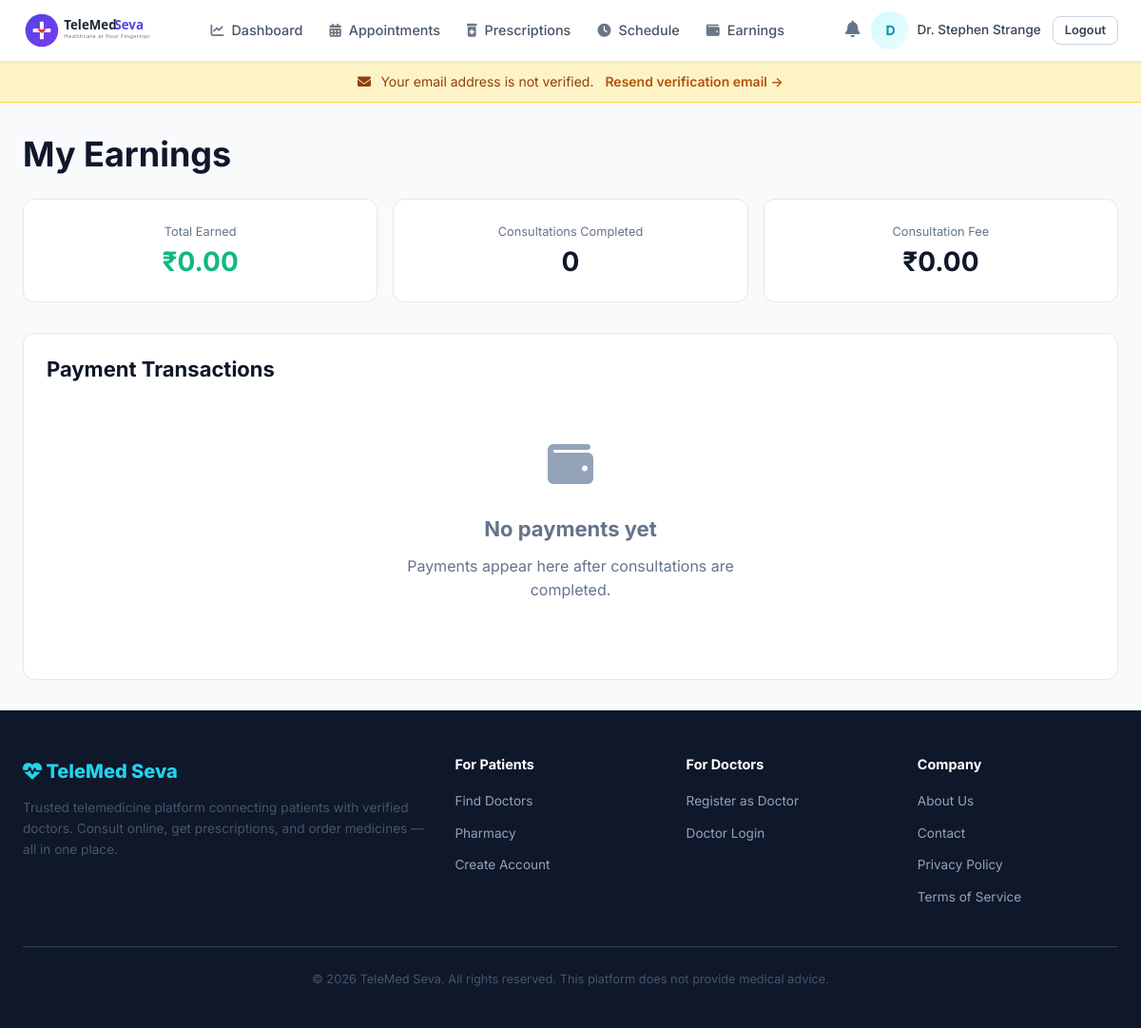
The page /doctor/earnings (signed in) on the database its author committed.
### app/models/user.py (models this page shows, shortened)
class User(UserMixin, db.Model):
    __tablename__ = 'users'
    id = db.Column(db.Integer, primary_key=True)
    email = db.Column(db.String(255), unique=True, nullable=False, index=True)
    password_hash = db.Column(db.String(256), nullable=False)
    role = db.Column(db.Enum(UserRole), nullable=False, default=UserRole.PATIENT)
    is_active = db.Column(db.Boolean, default=True, nullable=False)
    email_verified = db.Column(db.Boolean, default=False, nullable=False)
    created_at = db.Column(db.DateTime, default=lambda: datetime.now(timezone.utc), nullable=False)
    updated_at = db.Column(
        db.DateTime,
        default=lambda: datetime.now(timezone.utc),
        onupdate=lambda: datetime.now(timezone.utc),
    )
    last_login_at = db.Column(db.DateTime)
    last_login_ip = db.Column(db.String(45))
    patient_profile = db.relationship(
        'PatientProfile', backref='user', uselist=False, cascade='all, delete-orphan'
    )
    doctor_profile = db.relationship(
        'DoctorProfile', backref='user', uselist=False, cascade='all, delete-orphan'
    )
    addresses = db.relationship('Address', backref='user', lazy='dynamic', cascade='all, delete-orphan')
    notifications = db.relationship('Notification', backref='user', lazy='dynamic', cascade='all, delete-orphan')
    @property
    def display_name(self):
        if self.role == UserRole.PATIENT and self.patient_profile:
            return self.patient_profile.full_name
        if self.role == UserRole.DOCTOR and self.doctor_profile:
            return f'Dr. {self.doctor_profile.full_name}'
        return self.email.split('@')[0]
    @property
    def avatar_url(self):
        profile = self.patient_profile or self.doctor_profile
        if profile and profile.avatar:
            return f'/uploads/avatars/{profile.avatar}'
        return None

class DoctorProfile(db.Model):
    __tablename__ = 'doctor_profiles'
    id = db.Column(db.Integer, primary_key=True)
    user_id = db.Column(db.Integer, db.ForeignKey('users.id', ondelete='CASCADE'), unique=True, nullable=False)
    first_name = db.Column(db.String(100), nullable=False)
    last_name = db.Column(db.String(100), nullable=False)
    phone = db.Column(db.String(20))
    avatar = db.Column(db.String(255))
    specialty_id = db.Column(db.Integer, db.ForeignKey('specialties.id'), nullable=True)
    qualifications = db.Column(db.String(500))
    registration_number = db.Column(db.String(100))
    experience_years = db.Column(db.Integer, default=0)
    bio = db.Column(db.Text)
    languages = db.Column(db.String(300))
    consultation_fee = db.Column(db.Numeric(10, 2), default=0)
    consultation_duration = db.Column(db.Integer, default=30)  # minutes
    is_verified = db.Column(db.Boolean, default=False, nullable=False)
    is_available = db.Column(db.Boolean, default=True, nullable=False)
    created_at = db.Column(db.DateTime, default=lambda: datetime.now(timezone.utc), nullable=False)
    updated_at = db.Column(
        db.DateTime,
        default=lambda: datetime.now(timezone.utc),
        onupdate=lambda: datetime.now(timezone.utc),
    )
    specialty = db.relationship('Specialty', backref='doctors')
    verification = db.relationship(
        'DoctorVerification', backref='doctor', uselist=False, cascade='all, delete-orphan'
    )
    availabilities = db.relationship('Availability', backref='doctor', cascade='all, delete-orphan')
    reviews = db.relationship('Review', backref='doctor', lazy='dynamic')
    @property
    def full_name(self):
        return f'{self.first_name} {self.last_name}'

### app/doctor/routes.py (the view)
@doctor_bp.route('/earnings')
@role_required(UserRole.DOCTOR)
def earnings():
    from ..models.payment import Payment, PaymentStatus, PaymentType
    from ..models.appointment import AppointmentStatus
    from sqlalchemy import func
    profile = current_user.doctor_profile
    completed_appts = Appointment.query.filter_by(
        doctor_id=profile.id,
        status=AppointmentStatus.COMPLETED,
    ).order_by(Appointment.appointment_date.desc()).all()
    appointment_ids = [a.id for a in completed_appts]
    total_earned = db.session.query(
        func.coalesce(func.sum(Payment.amount), 0)
    ).filter(
        Payment.reference_type == 'appointment',
        Payment.reference_id.in_(appointment_ids) if appointment_ids else db.false(),
        Payment.status == PaymentStatus.COMPLETED,
        Payment.payment_type == PaymentType.CONSULTATION,
    ).scalar()
    from datetime import date, timedelta
    from collections import defaultdict
    monthly = defaultdict(float)
    for appt in completed_appts:
        key = appt.appointment_date.strftime('%b %Y')
        monthly[key] += float(appt.consultation_fee)
    payments = paginate_query(
        Payment.query.filter(
            Payment.reference_type == 'appointment',
            Payment.reference_id.in_(appointment_ids) if appointment_ids else db.false(),
            Payment.status == PaymentStatus.COMPLETED,
        ).order_by(Payment.created_at.desc()),
        per_page=15,
    )
    return render_template(
        'doctor/earnings.html',
        title='My Earnings',
        profile=profile,
        total_earned=float(total_earned),
        completed_count=len(completed_appts),
        monthly_breakdown=dict(list(monthly.items())[:6]),
        payments=payments,
    )

### app/__init__.py (called while the page is built)
def _init_extensions(app):
    db.init_app(app)
    migrate.init_app(app, db)
    login_manager.init_app(app)
    csrf.init_app(app)
    mail.init_app(app)
    if app.config.get('RATELIMIT_ENABLED', True):
        limiter.init_app(app)
    else:
        limiter.enabled = False
        limiter.init_app(app)
    @login_manager.user_loader
    def load_user(user_id):
        from .models.user import User
        return db.session.get(User, int(user_id))

def _register_context_processors(app):
    from datetime import datetime, timezone
    @app.context_processor
    def inject_platform():
        return {
            'platform_name': app.config['PLATFORM_NAME'],
            'currency': app.config['PLATFORM_CURRENCY_SYMBOL'],
            'now': lambda: datetime.now(timezone.utc),
        }
    @app.context_processor
    def inject_notification_count():
        from flask_login import current_user
        if current_user.is_authenticated:
            from .models.notification import Notification
            count = Notification.query.filter_by(
                user_id=current_user.id, is_read=False
            ).count()
            return {'unread_notification_count': count}
        return {'unread_notification_count': 0}

### app/utils/helpers.py (called while the page is built)
def paginate_query(query, page=None, per_page=20, max_per_page=100):
    if page is None:
        page = request.args.get('page', 1, type=int)
    per_page = min(request.args.get('per_page', per_page, type=int), max_per_page)
    return query.paginate(page=page, per_page=per_page, error_out=False)

### app/templates/doctor/earnings.html (shortened to what this page needs)
{% extends "base.html" %}
{% block content %}
<div class="container">
  <h1 class="mb-6">My Earnings</h1>
  <div class="grid grid-3 mb-8" style="gap:1rem;">
    <div class="card">
      <div class="card-body" style="text-align:center;">
        <p class="text-sm text-muted" style="margin-bottom:0.25rem;">Total Earned</p>
        <h2 style="color:var(--success); margin:0;">{{ currency }}{{ "%.2f"|format(total_earned) }}</h2>
      </div>
    </div>
    <div class="card">
      <div class="card-body" style="text-align:center;">
        <p class="text-sm text-muted" style="margin-bottom:0.25rem;">Consultations Completed</p>
        <h2 style="margin:0;">{{ completed_count }}</h2>
      </div>
    </div>
    <div class="card">
      <div class="card-body" style="text-align:center;">
        <p class="text-sm text-muted" style="margin-bottom:0.25rem;">Consultation Fee</p>
        <h2 style="margin:0;">{{ currency }}{{ profile.consultation_fee }}</h2>
      </div>
    </div>
  </div>
  <div class="card">
    <div class="card-body">
      <h3 style="margin-bottom:1rem;">Payment Transactions</h3>
      {% if payments.items %}
      <div class="table-responsive">
        <table>
          <thead>
            <tr>
              <th>Reference</th>
              <th>Amount</th>
              <th>Method</th>
              <th>Date</th>
            </tr>
          </thead>
          <tbody>
            {% for p in payments.items %}
            <tr>
              <td class="text-sm">{{ p.payment_ref }}</td>
              <td><strong>{{ currency }}{{ p.amount }}</strong></td>
              <td>
                <span class="badge badge-info">{{ p.method.value | title }}</span>
              </td>
              <td class="text-sm text-muted">{{ p.created_at.strftime('%d %b %Y') }}</td>
            </tr>
            {% endfor %}
          </tbody>
        </table>
      </div>
      {% if payments.pages > 1 %}
      <div style="display:flex; gap:0.5rem; margin-top:1rem;">
        {% for page in payments.iter_pages() %}
          {% if page %}
            <a href="?page={{ page }}"
               class="btn btn-sm {{ 'btn-primary' if page == payments.page else 'btn-outline' }}">
              {{ page }}
            </a>
          {% endif %}
        {% endfor %}
      </div>
      {% endif %}
      {% else %}
      <div class="empty-state" style="padding:2rem 0;">
        <div class="empty-icon"><i class="fas fa-wallet"></i></div>
        <h3>No payments yet</h3>
        <p class="text-muted">Payments appear here after consultations are completed.</p>
      </div>
      {% endif %}
    </div>
  </div>
</div>
{% endblock %}

### app/templates/base.html (shortened to what this page needs)
<!DOCTYPE html>
<html lang="en">
<head>
  <link rel="stylesheet" href="https://cdnjs.cloudflare.com/ajax/libs/font-awesome/6.5.1/css/all.min.css">
  <link rel="stylesheet" href="{{ url_for('static', filename='css/style.css') }}">
</head>
<body>
  <nav class="navbar">
    <div class="navbar-inner">
      <a href="{{ url_for('auth.login') if not current_user.is_authenticated else
                 (url_for('patient.dashboard') if current_user.role.value == 'patient' else
                  url_for('doctor.dashboard') if current_user.role.value == 'doctor' else
                  url_for('admin.dashboard')) }}" class="navbar-brand">
        <img src="{{ url_for('static', filename='images/logo.svg') }}" alt="TeleMed Seva" style="height: 40px; margin-right: 0;">
      </a>
      <ul class="navbar-nav">
        {% if current_user.is_authenticated %}
          {% if current_user.role.value == 'patient' %}
            <li><a href="{{ url_for('patient.dashboard') }}" class="{{ 'active' if request.endpoint == 'patient.dashboard' }}"><i class="fas fa-home"></i> Dashboard</a></li>
            <li><a href="{{ url_for('appointments.search_doctors') }}" class="{{ 'active' if 'appointments' in request.endpoint|default('') }}"><i class="fas fa-user-md"></i> Find Doctors</a></li>
            <li><a href="{{ url_for('appointments.my_appointments') }}"><i class="fas fa-calendar-check"></i> Appointments</a></li>
            <li><a href="{{ url_for('pharmacy.catalog') }}" class="{{ 'active' if 'pharmacy' in request.endpoint|default('') }}"><i class="fas fa-pills"></i> Pharmacy</a></li>
            <li><a href="{{ url_for('prescriptions.my_prescriptions') }}"><i class="fas fa-prescription"></i> Prescriptions</a></li>
            <li><a href="{{ url_for('patient.medical_records') }}"><i class="fas fa-file-medical"></i> Records</a></li>
            <li><a href="{{ url_for('patient.support') }}"><i class="fas fa-headset"></i> Support</a></li>
          {% elif current_user.role.value == 'doctor' %}
            <li><a href="{{ url_for('doctor.dashboard') }}" class="{{ 'active' if request.endpoint == 'doctor.dashboard' }}"><i class="fas fa-chart-line"></i> Dashboard</a></li>
            <li><a href="{{ url_for('appointments.my_appointments') }}"><i class="fas fa-calendar-alt"></i> Appointments</a></li>
            <li><a href="{{ url_for('prescriptions.my_prescriptions') }}"><i class="fas fa-prescription-bottle-alt"></i> Prescriptions</a></li>
            <li><a href="{{ url_for('doctor.availability') }}"><i class="fas fa-clock"></i> Schedule</a></li>
            <li><a href="{{ url_for('doctor.earnings') }}"><i class="fas fa-wallet"></i> Earnings</a></li>
          {% endif %}
        {% endif %}
      </ul>
      <div class="navbar-actions">
        {% if current_user.is_authenticated %}
          <a href="{{ url_for('notifications.list_notifications') }}" class="notification-badge" title="Notifications">
            <i class="fas fa-bell" style="font-size:1.1rem; color:var(--gray-500);"></i>
          </a>
          <div style="display:flex; align-items:center; gap:0.5rem;">
            <div class="avatar">
              {% if current_user.avatar_url %}
                <img src="{{ current_user.avatar_url }}" alt="Avatar">
              {% else %}
                {{ current_user.display_name[0] | upper }}
              {% endif %}
            </div>
            <a href="{% if current_user.role.value == 'patient' %}{{ url_for('patient.profile') }}{% elif current_user.role.value == 'doctor' %}{{ url_for('doctor.profile') }}{% else %}{{ url_for('admin.dashboard') }}{% endif %}"
               style="color:var(--gray-700); font-weight:500; font-size:0.85rem;">
              {{ current_user.display_name | truncate(20) }}
            </a>
          </div>
          <a href="{{ url_for('auth.logout') }}" class="btn btn-outline btn-sm">Logout</a>
        {% else %}
          <a href="{{ url_for('auth.login') }}" class="btn btn-outline btn-sm">Log In</a>
          <a href="{{ url_for('auth.register') }}" class="btn btn-primary btn-sm">Sign Up</a>
        {% endif %}
      </div>
    </div>
  </nav>
  {% if current_user.is_authenticated and not current_user.email_verified %}
    <div style="background:#fef3c7;border-bottom:1px solid #fcd34d;padding:0.6rem 1rem;text-align:center;font-size:0.875rem;color:#92400e;">
      <i class="fas fa-envelope" style="margin-right:0.4rem;"></i>
      Your email address is not verified.
      <a href="{{ url_for('auth.resend_verification') }}" style="color:#b45309;font-weight:600;margin-left:0.5rem;">
        Resend verification email &rarr;
      </a>
    </div>
  {% endif %}
  <main class="page-content">
    {% block content %}{% endblock %}
  </main>
  {% block footer %}
  <footer class="footer">
    <div class="container">
      <div class="footer-grid">
        <div>
          <div class="footer-brand"><i class="fas fa-heartbeat"></i> {{ platform_name }}</div>
          <p style="font-size:0.85rem; margin-bottom:var(--space-4);">
            Trusted telemedicine platform connecting patients with verified doctors.
            Consult online, get prescriptions, and order medicines — all in one place.
          </p>
        </div>
        <div>
          <h5>For Patients</h5>
          <ul>
            <li><a href="{{ url_for('appointments.search_doctors') }}">Find Doctors</a></li>
            <li><a href="{{ url_for('pharmacy.catalog') }}">Pharmacy</a></li>
            <li><a href="{{ url_for('auth.register') }}">Create Account</a></li>
          </ul>
        </div>
        <div>
          <h5>For Doctors</h5>
          <ul>
            <li><a href="{{ url_for('auth.register') }}">Register as Doctor</a></li>
            <li><a href="{{ url_for('auth.login') }}">Doctor Login</a></li>
          </ul>
        </div>
        <div>
          <h5>Company</h5>
          <ul>
            <li><a href="#">About Us</a></li>
            <li><a href="#">Contact</a></li>
            <li><a href="#">Privacy Policy</a></li>
            <li><a href="#">Terms of Service</a></li>
          </ul>
        </div>
      </div>
      <div class="footer-bottom">
        <p>&copy; {{ now().year }} {{ platform_name }}. All rights reserved. This platform does not provide medical advice.</p>
      </div>
    </div>
  </footer>
  {% endblock %}
</body>
</html>

### rows shown on the page
User: role.last_name "D", display_name "Dr. Stephen Strange"
DoctorProfile: consultation_fee "0.00"

### other values the page prints
{{ currency }} "₹"
{{ "%.2f"|format(total_earned) }} "0.00"
{{ completed_count }} "0"
{{ platform_name }} "TeleMed Seva"
